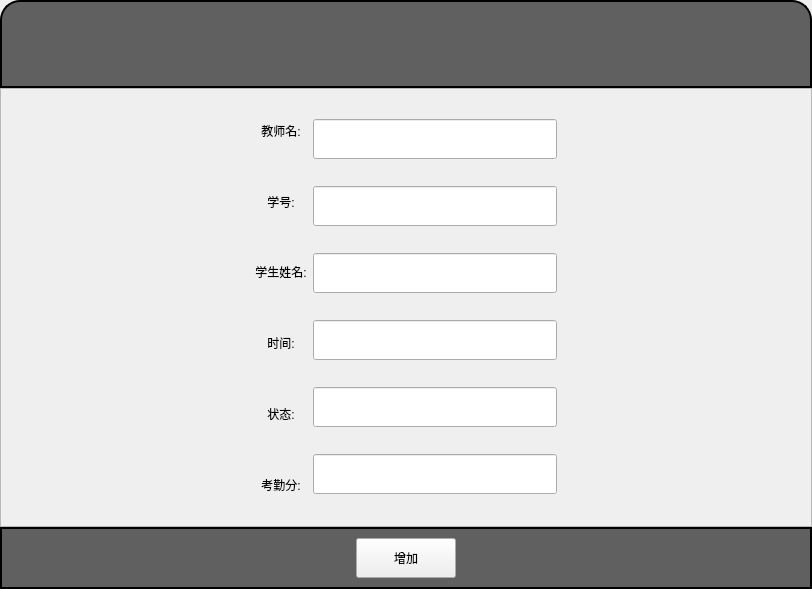
<?xml version="1.0" encoding="UTF-8"?>
<ui version="4.0">
 <class>Form</class>
 <widget class="QWidget" name="Form">
  <property name="geometry">
   <rect>
    <x>0</x>
    <y>0</y>
    <width>812</width>
    <height>589</height>
   </rect>
  </property>
  <property name="windowTitle">
   <string>Form</string>
  </property>
  <layout class="QVBoxLayout" name="verticalLayout_3" stretch="2,10,1">
   <property name="spacing">
    <number>0</number>
   </property>
   <property name="leftMargin">
    <number>0</number>
   </property>
   <property name="topMargin">
    <number>0</number>
   </property>
   <property name="rightMargin">
    <number>0</number>
   </property>
   <property name="bottomMargin">
    <number>0</number>
   </property>
   <item>
    <widget class="QFrame" name="frame_3">
     <property name="styleSheet">
      <string notr="true">QFrame#frame_3{
    font: 63 14pt &quot;阿里妈妈方圆体 VF SemiBold&quot;;
    border: 2px solid black;
    border-radius: 20px 20px 0 0;
    border-bottom-left-radius: 0;
    border-bottom-right-radius: 0;
    background-color: rgba(0, 0, 0, 0.6);
}
</string>
     </property>
     <property name="frameShape">
      <enum>QFrame::StyledPanel</enum>
     </property>
     <property name="frameShadow">
      <enum>QFrame::Raised</enum>
     </property>
    </widget>
   </item>
   <item>
    <widget class="QFrame" name="frame_2">
     <property name="frameShape">
      <enum>QFrame::StyledPanel</enum>
     </property>
     <property name="frameShadow">
      <enum>QFrame::Raised</enum>
     </property>
     <layout class="QHBoxLayout" name="horizontalLayout_3">
      <item>
       <spacer name="horizontalSpacer_3">
        <property name="orientation">
         <enum>Qt::Horizontal</enum>
        </property>
        <property name="sizeHint" stdset="0">
         <size>
          <width>40</width>
          <height>20</height>
         </size>
        </property>
       </spacer>
      </item>
      <item>
       <layout class="QVBoxLayout" name="verticalLayout">
        <item>
         <widget class="QLabel" name="label_7">
          <property name="styleSheet">
           <string notr="true">font: 63 9pt &quot;阿里妈妈方圆体 VF SemiBold&quot;;</string>
          </property>
          <property name="text">
           <string>教师名:</string>
          </property>
          <property name="alignment">
           <set>Qt::AlignCenter</set>
          </property>
         </widget>
        </item>
        <item>
         <widget class="QLabel" name="label_2">
          <property name="styleSheet">
           <string notr="true">font: 63 9pt &quot;阿里妈妈方圆体 VF SemiBold&quot;;</string>
          </property>
          <property name="text">
           <string>学号:</string>
          </property>
          <property name="alignment">
           <set>Qt::AlignCenter</set>
          </property>
         </widget>
        </item>
        <item>
         <widget class="QLabel" name="label_3">
          <property name="styleSheet">
           <string notr="true">font: 63 9pt &quot;阿里妈妈方圆体 VF SemiBold&quot;;</string>
          </property>
          <property name="text">
           <string>学生姓名:</string>
          </property>
          <property name="alignment">
           <set>Qt::AlignCenter</set>
          </property>
         </widget>
        </item>
        <item>
         <widget class="QLabel" name="label_5">
          <property name="styleSheet">
           <string notr="true">font: 63 9pt &quot;阿里妈妈方圆体 VF SemiBold&quot;;</string>
          </property>
          <property name="text">
           <string>时间:</string>
          </property>
          <property name="alignment">
           <set>Qt::AlignCenter</set>
          </property>
         </widget>
        </item>
        <item>
         <widget class="QLabel" name="label_4">
          <property name="styleSheet">
           <string notr="true">font: 63 9pt &quot;阿里妈妈方圆体 VF SemiBold&quot;;</string>
          </property>
          <property name="text">
           <string>状态:</string>
          </property>
          <property name="alignment">
           <set>Qt::AlignCenter</set>
          </property>
         </widget>
        </item>
        <item>
         <widget class="QLabel" name="label_6">
          <property name="styleSheet">
           <string notr="true">font: 63 9pt &quot;阿里妈妈方圆体 VF SemiBold&quot;;</string>
          </property>
          <property name="text">
           <string>考勤分:</string>
          </property>
          <property name="alignment">
           <set>Qt::AlignCenter</set>
          </property>
         </widget>
        </item>
       </layout>
      </item>
      <item>
       <layout class="QVBoxLayout" name="verticalLayout_2">
        <item>
         <widget class="QLineEdit" name="lineEdit_10">
          <property name="minimumSize">
           <size>
            <width>0</width>
            <height>40</height>
           </size>
          </property>
          <property name="alignment">
           <set>Qt::AlignCenter</set>
          </property>
         </widget>
        </item>
        <item>
         <widget class="QLineEdit" name="lineEdit_12">
          <property name="minimumSize">
           <size>
            <width>0</width>
            <height>40</height>
           </size>
          </property>
          <property name="alignment">
           <set>Qt::AlignCenter</set>
          </property>
         </widget>
        </item>
        <item>
         <widget class="QLineEdit" name="lineEdit_11">
          <property name="minimumSize">
           <size>
            <width>0</width>
            <height>40</height>
           </size>
          </property>
          <property name="alignment">
           <set>Qt::AlignCenter</set>
          </property>
         </widget>
        </item>
        <item>
         <widget class="QLineEdit" name="lineEdit_6">
          <property name="minimumSize">
           <size>
            <width>0</width>
            <height>40</height>
           </size>
          </property>
          <property name="alignment">
           <set>Qt::AlignCenter</set>
          </property>
         </widget>
        </item>
        <item>
         <widget class="QLineEdit" name="lineEdit_8">
          <property name="minimumSize">
           <size>
            <width>0</width>
            <height>40</height>
           </size>
          </property>
          <property name="alignment">
           <set>Qt::AlignCenter</set>
          </property>
         </widget>
        </item>
        <item>
         <widget class="QLineEdit" name="lineEdit_9">
          <property name="minimumSize">
           <size>
            <width>0</width>
            <height>40</height>
           </size>
          </property>
          <property name="alignment">
           <set>Qt::AlignCenter</set>
          </property>
         </widget>
        </item>
       </layout>
      </item>
      <item>
       <spacer name="horizontalSpacer_4">
        <property name="orientation">
         <enum>Qt::Horizontal</enum>
        </property>
        <property name="sizeHint" stdset="0">
         <size>
          <width>40</width>
          <height>20</height>
         </size>
        </property>
       </spacer>
      </item>
     </layout>
    </widget>
   </item>
   <item>
    <widget class="QFrame" name="frame">
     <property name="styleSheet">
      <string notr="true">QFrame#frame{
    font: 63 14pt &quot;阿里妈妈方圆体 VF SemiBold&quot;;
    border: 2px solid black;
    border-radius: 0;
    border-bottom-left-radius: 0;
    border-bottom-right-radius: 0;
    background-color: rgba(0, 0, 0, 0.6);
}
</string>
     </property>
     <property name="frameShape">
      <enum>QFrame::StyledPanel</enum>
     </property>
     <property name="frameShadow">
      <enum>QFrame::Raised</enum>
     </property>
     <layout class="QHBoxLayout" name="horizontalLayout">
      <item>
       <spacer name="horizontalSpacer">
        <property name="orientation">
         <enum>Qt::Horizontal</enum>
        </property>
        <property name="sizeHint" stdset="0">
         <size>
          <width>40</width>
          <height>20</height>
         </size>
        </property>
       </spacer>
      </item>
      <item>
       <widget class="QPushButton" name="pushButton">
        <property name="minimumSize">
         <size>
          <width>100</width>
          <height>40</height>
         </size>
        </property>
        <property name="styleSheet">
         <string notr="true">font: 63 14pt &quot;阿里妈妈方圆体 VF SemiBold&quot;;</string>
        </property>
        <property name="text">
         <string>增加</string>
        </property>
       </widget>
      </item>
      <item>
       <spacer name="horizontalSpacer_2">
        <property name="orientation">
         <enum>Qt::Horizontal</enum>
        </property>
        <property name="sizeHint" stdset="0">
         <size>
          <width>40</width>
          <height>20</height>
         </size>
        </property>
       </spacer>
      </item>
     </layout>
    </widget>
   </item>
  </layout>
 </widget>
 <resources/>
 <connections/>
</ui>
